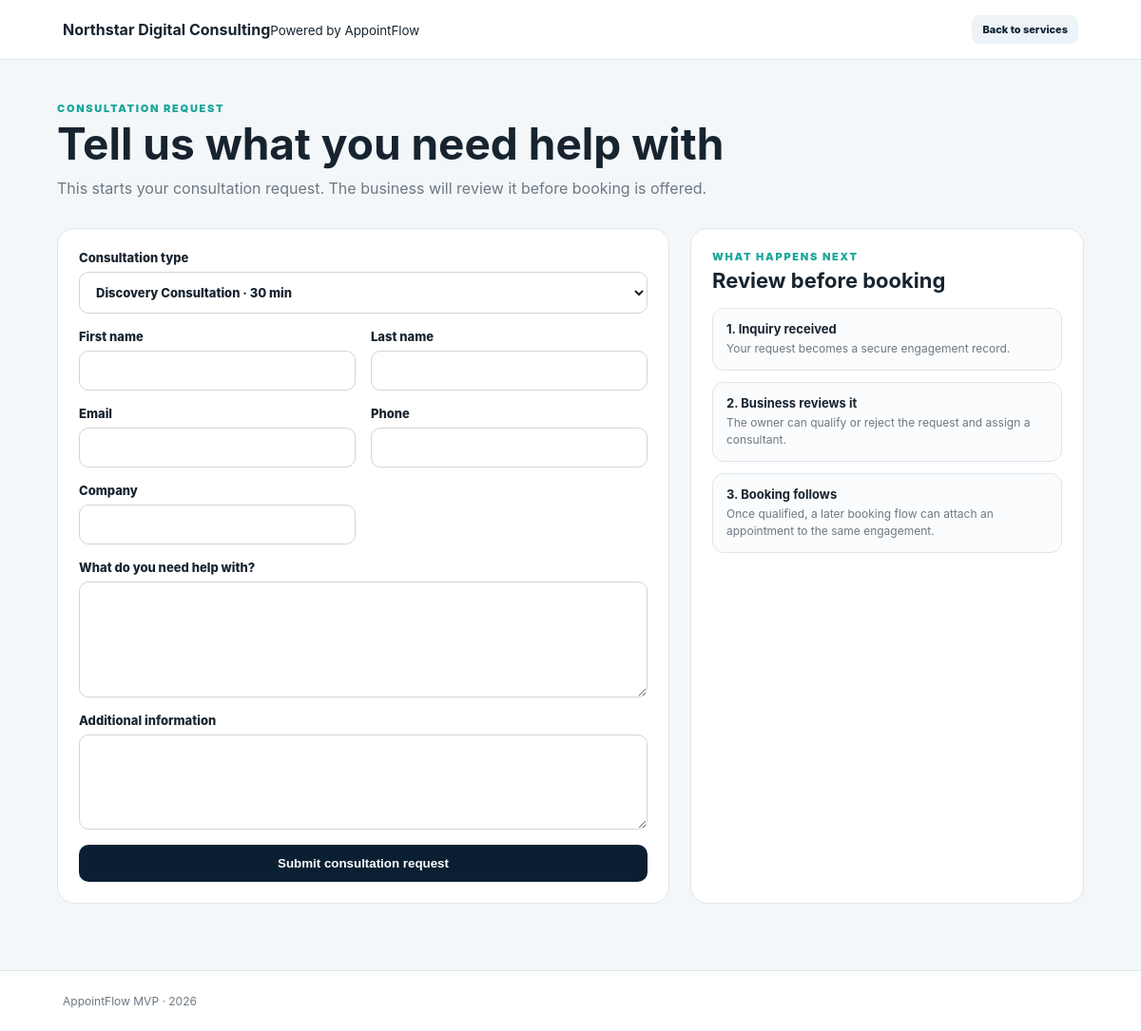
/book/northstar-digital-consulting/request/1, run on the app's committed database.
### tables this page shows
CREATE TABLE `workspaces` (
  `id` bigint(20) UNSIGNED NOT NULL,
  `name` varchar(150) NOT NULL,
  `email` varchar(255) NOT NULL,
  `phone` varchar(50) DEFAULT NULL,
  `timezone` varchar(64) NOT NULL DEFAULT 'Asia/Manila',
  `booking_slug` varchar(120) NOT NULL,
  `status` enum('active','suspended') NOT NULL DEFAULT 'active',
  `created_at` datetime NOT NULL DEFAULT current_timestamp(),
  `updated_at` datetime NOT NULL DEFAULT current_timestamp() ON UPDATE current_timestamp()
);

CREATE TABLE `services` (
  `id` bigint(20) UNSIGNED NOT NULL,
  `workspace_id` bigint(20) UNSIGNED NOT NULL,
  `name` varchar(150) NOT NULL,
  `description` text DEFAULT NULL,
  `duration_minutes` int(10) UNSIGNED NOT NULL,
  `buffer_before_minutes` int(10) UNSIGNED NOT NULL DEFAULT 0,
  `buffer_after_minutes` int(10) UNSIGNED NOT NULL DEFAULT 0,
  `active` tinyint(1) NOT NULL DEFAULT 1,
  `created_at` datetime NOT NULL DEFAULT current_timestamp(),
  `updated_at` datetime NOT NULL DEFAULT current_timestamp() ON UPDATE current_timestamp()
);

### app/config.php (called while the page is built, shortened)
<?php
function appUrl(string $path = ''): string
{
    $base = rtrim(APP_BASE_PATH, '/');
    $path = '/' . ltrim($path, '/');
    return $base . $path;
}

### app/security.php (called while the page is built, shortened)
<?php
function h(mixed $value): string
{
    return htmlspecialchars((string)$value, ENT_QUOTES | ENT_SUBSTITUTE, 'UTF-8');
}

### app/helpers.php (called while the page is built, shortened)
<?php
require_once __DIR__ . '/config.php';
require_once __DIR__ . '/security.php';
function prettyUrlsEnabled(): bool
{
    return !defined('APP_PRETTY_URLS') || (bool)APP_PRETTY_URLS;
}
function bookingUrl(string $slug): string
{
    return prettyUrlsEnabled()
        ? appUrl('book/' . rawurlencode($slug))
        : appUrl('public_booking/index.php?business=' . rawurlencode($slug));
}

### public_booking/inquiry.php (the view, shortened to what this page needs)
<?php
require_once __DIR__ . '/../app/config.php';
require_once __DIR__ . '/../app/security.php';
require_once __DIR__ . '/../app/helpers.php';
$pdo = db();
$slug = trim((string)($_GET['business'] ?? $_POST['business'] ?? ''));
$serviceId = (int)($_GET['service'] ?? $_POST['service_id'] ?? 0);
$stmt = $pdo->prepare(
    'SELECT id, name, email, phone, timezone, booking_slug, status
     FROM workspaces WHERE booking_slug = ? LIMIT 1'
);
$stmt->execute([$slug]);
$workspace = $stmt->fetch();
$stmt = $pdo->prepare(
    'SELECT id, name, description, duration_minutes
     FROM services
     WHERE workspace_id = ? AND active = 1
     ORDER BY name ASC, id ASC'
);
$stmt->execute([(int)$workspace['id']]);
$services = $stmt->fetchAll();
?>
<!doctype html>
<html lang="en">
<head>
    <link rel="stylesheet" href="<?= h(appUrl('assets/css/app.css')) ?>">
</head>
<body>
<header class="public-topbar">
    <div><strong><?= h($workspace['name']) ?></strong><small>Powered by AppointFlow</small></div>
    <a class="button small secondary" href="<?= h(bookingUrl((string)$workspace['booking_slug'])) ?>">Back to services</a>
</header>
<main class="page-shell">
    <section class="page-heading">
        <div>
            <p class="eyebrow">CONSULTATION REQUEST</p>
            <h1>Tell us what you need help with</h1>
            <p>This starts your consultation request. The business will review it before booking is offered.</p>
        </div>
    </section>
    <section class="two-column">
        <div class="content-card">
            <form method="post" class="form-stack">
                <label>
                    Consultation type
                    <select name="service_id" required>
                        <?php foreach ($services as $service): ?>
                            <option value="<?= (int)$service['id'] ?>" <?= (int)$service['id'] === $serviceId ? 'selected' : '' ?>>
                                <?= h($service['name']) ?> · <?= (int)$service['duration_minutes'] ?> min
                            </option>
                        <?php endforeach; ?>
                    </select>
                </label>
                <div class="form-grid">
                    <label>First name<input name="first_name" maxlength="100" autocomplete="given-name" value="<?= h($_POST['first_name'] ?? '') ?>" required></label>
                    <label>Last name<input name="last_name" maxlength="100" autocomplete="family-name" value="<?= h($_POST['last_name'] ?? '') ?>" required></label>
                    <label>Email<input type="email" name="email" maxlength="255" autocomplete="email" value="<?= h($_POST['email'] ?? '') ?>" required></label>
                    <label>Phone<input name="phone" maxlength="50" autocomplete="tel" value="<?= h($_POST['phone'] ?? '') ?>"></label>
                    <label>Company<input name="company_name" maxlength="150" autocomplete="organization" value="<?= h($_POST['company_name'] ?? '') ?>"></label>
                </div>
                <label>
                    What do you need help with?
                    <textarea name="problem_summary" rows="6" maxlength="10000" required><?= h($_POST['problem_summary'] ?? '') ?></textarea>
                </label>
                <label>
                    Additional information
                    <textarea name="additional_information" rows="4" maxlength="10000"><?= h($_POST['additional_information'] ?? '') ?></textarea>
                </label>
                <button class="button wide" type="submit">Submit consultation request</button>
            </form>
        </div>
        <aside class="content-card">
            <div class="section-head"><div><p class="eyebrow">WHAT HAPPENS NEXT</p><h2>Review before booking</h2></div></div>
            <div class="info-list">
                <div><strong>1. Inquiry received</strong><span>Your request becomes a secure engagement record.</span></div>
                <div><strong>2. Business reviews it</strong><span>The owner can qualify or reject the request and assign a consultant.</span></div>
                <div><strong>3. Booking follows</strong><span>Once qualified, a later booking flow can attach an appointment to the same engagement.</span></div>
            </div>
        </aside>
    </section>
</main>
<footer class="site-footer">AppointFlow MVP · <?= date('Y') ?></footer>
</body>
</html>

### assets/css/app.css (style rules this page uses)
* { box-sizing:border-box }
:root { --navy:#0b1f33;--teal:#1aa69b;--ink:#17242f;--muted:#6c7883;--line:#dfe6eb;--paper:#ffffff;--bg:#f4f7f9;--gold:#e8c84a;--danger:#a13f3f }
body { margin:0;font-family:Inter,system-ui,-apple-system,BlinkMacSystemFont,"Segoe UI",sans-serif;background:var(--bg);color:var(--ink) }
a { color:inherit }
.topbar,.public-topbar { display:flex;justify-content:space-between;align-items:center;gap:24px;padding:16px 5.5%;background:var(--paper);border-bottom:1px solid var(--line);position:sticky;top:0;z-index:10 }
.page-shell { width:min(1180px,90%);margin:0 auto;padding:44px 0 70px }
.site-footer { padding:24px 5.5%;color:var(--muted);font-size:12px;border-top:1px solid var(--line);background:#fff }
.page-heading { display:flex;justify-content:space-between;align-items:flex-start;gap:24px;margin-bottom:28px }
.page-heading h1 { font-size:clamp(30px,4vw,46px);line-height:1.05;margin:6px 0 10px }
.page-heading p:not(.eyebrow) { margin:0;color:var(--muted);max-width:760px;line-height:1.65 }
.eyebrow { margin:0;color:var(--teal);font-size:11px;font-weight:900;letter-spacing:1.7px }
.button { display:inline-flex;align-items:center;justify-content:center;padding:12px 18px;border:0;border-radius:10px;background:var(--navy);color:#fff;text-decoration:none;font-weight:800;cursor:pointer }
.button.secondary { background:#edf3f6;color:var(--navy) }
.button.wide { width:100% }
.metric-card,.content-card,.feature,.hero-card { background:#fff;border:1px solid var(--line);border-radius:18px }
.content-card { padding:22px }
.section-head { display:flex;justify-content:space-between;align-items:flex-start;gap:20px;margin-bottom:16px }
.section-head h2 { margin:5px 0 0;font-size:22px }
.two-column { display:grid;grid-template-columns:1.4fr .9fr;gap:22px }
.form-stack { display:grid;gap:16px }
label { display:grid;gap:7px;font-size:13px;font-weight:800 }
input { width:100%;padding:12px 13px;border:1px solid #cbd6dd;border-radius:10px;background:#fff;font:inherit;color:var(--ink) }
select { width:100%;padding:12px 13px;border:1px solid #cbd6dd;border-radius:10px;background:#fff;font:inherit;color:var(--ink) }
.button.small { padding:8px 11px;border-radius:8px;font-size:11px }
.form-grid { display:grid;grid-template-columns:repeat(2,minmax(0,1fr));gap:16px }
.info-list { display:grid;gap:12px }
.info-list>div { padding:13px 14px;border:1px solid var(--line);border-radius:12px;background:#fbfcfd }
.info-list strong { display:block;font-size:13px;margin-bottom:4px }
.info-list span { display:block;color:var(--muted);font-size:12px;line-height:1.5 }
textarea { width:100%;padding:12px 13px;border:1px solid #cbd6dd;border-radius:10px;background:#fff;font:inherit;color:var(--ink);resize:vertical;min-height:100px }

### data on the page
workspaces: name "Northstar Digital Consulting", service_id "Discovery Consultation · 30 min"
